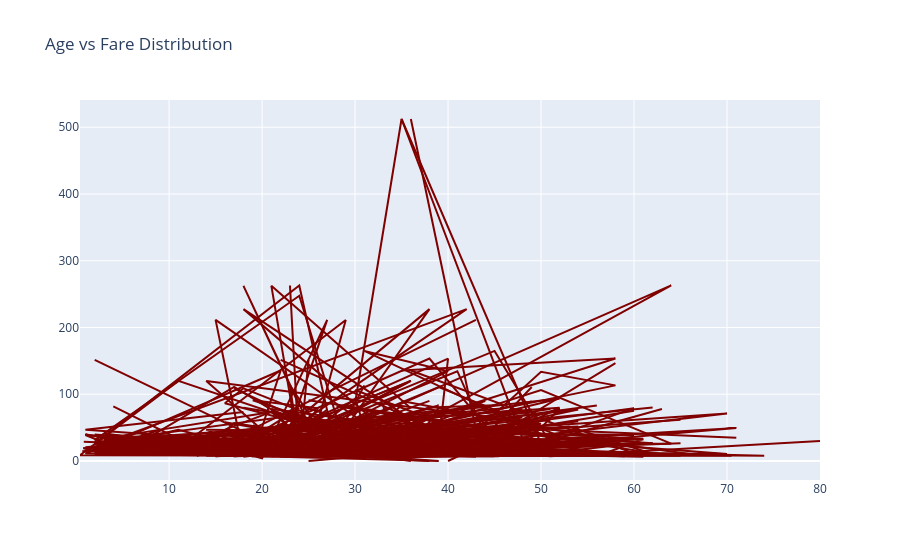

Notebook cell for this chart:
### Code cell
#Scatter plot representation -->Age vs Fare
trace=go.Scatter(x=data['Age'],y=data['Fare'],
                 marker={'color':'maroon'})
layout=go.Layout(
                 title="Age vs Fare Distribution")
fig=go.Figure(data=trace,layout=layout)
fig.show()

### Figure 1 — Plotly figure (JSON) as saved in the notebook; plotly's stock layout.template omitted (floating-point values rounded to 4 significant figures; data arrays with more than 128 entries replaced by an {"elided": "..."} marker saying what was removed)
{"data": [{"marker": {"color": "maroon"}, "type": "scatter", "x": {"elided": "891 float values"}, "y": {"elided": "891 float values"}}], "layout": {"title": {"text": "Age vs Fare Distribution"}}}
